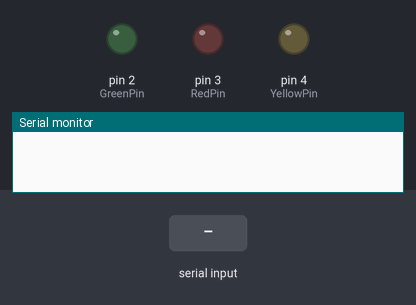
The sketch below on a simulated Arduino Uno, built with avr-gcc and run on an emulated ATmega328P. Shown: output pins drawn as LEDs (lit = HIGH), the last lines printed to the serial monitor. Dashed ring = blinking. Inputs (shaded band) come from the test bench.

Above: at 1.2 s.
1.3 s: "1" received over Serial
At 1.7 s:
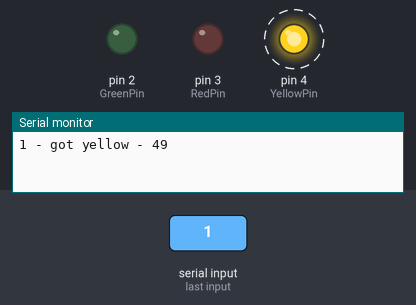
4.3 s: "2" received over Serial
At 4.7 s:
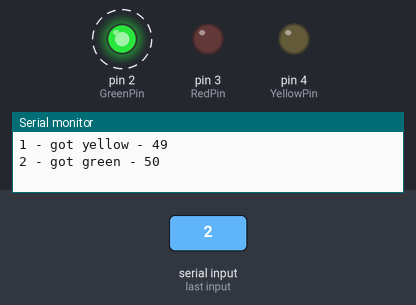
7.3 s: "3" received over Serial
At 7.7 s:
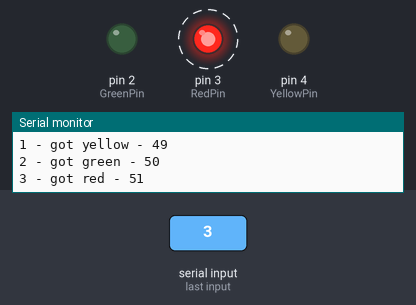
Timing chart, 0 to 11.3 s (numbered marks = the images above; inputs shaded):
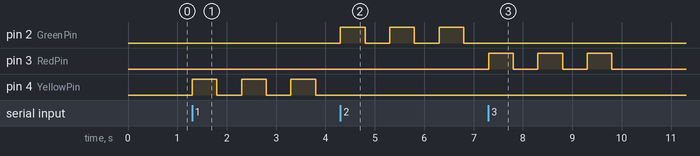

The sketch:

SelectLed.ino
```cpp
/*
Created:	11 / 14 / 2016 4 : 11 : 54 PM
Author : Sandra Muller
*/
int GreenPin = 2;
int RedPin = 3;
int YellowPin = 4;
int byteRead;

void setup()
{
	pinMode(GreenPin, OUTPUT);
	pinMode(RedPin, OUTPUT);
	pinMode(YellowPin, OUTPUT);
	//create a serial connection
	Serial.begin(9600);
}

void loop()
{
	if (Serial.available() > 0) {
		/* read the most recent byte */
		byteRead = Serial.read();
		/*ECHO the value that was read, back to the serial port. */
		Serial.write(byteRead);

		//test if the user selected green or red
		switch (byteRead)
		{
			case 49:
				//we got a 'yellow' from the app so turn on the digital pin
				Serial.write(" - got yellow - ");
				PrintBytes();
				for (int i = 0; i < 3; i++)
				{
					digitalWrite(YellowPin, HIGH);
					delay(500);
					digitalWrite(YellowPin, LOW);
					delay(500);
				}
				break;

			case 50:
				//we got a 'green' from the app so turn on the digital pin
				Serial.write(" - got green - ");
				PrintBytes();
				for (int i = 0; i < 3; i++)
				{
					digitalWrite(GreenPin, HIGH);
					delay(500);
					digitalWrite(GreenPin, LOW);
					delay(500);
				}
				break;

			case 51:
				//we got a 'red' from the app so turn on the digital pin
				Serial.write(" - got red - ");
				PrintBytes();
				for (int i = 0; i < 3; i++)
				{
					digitalWrite(RedPin, HIGH);
					delay(500);
					digitalWrite(RedPin, LOW);
					delay(500);
				}
				break;

			case 52:
				//incorrect input from app and "4" frm serial monitor
				Serial.write(" - Fatal error! Jokes, pick one of the LED options available to you... - ");
				PrintBytes();
				break;

			default:
				//incorrect input from serial monitor
				Serial.write(" - Error - ");
				PrintBytes();
				break;
		}

	}
}

void PrintBytes() {
	Serial.println(byteRead);
	Serial.println();
}
```

Measured:
- after the input at 1.3 s, pin 4 (YellowPin): alternates HIGH for 0.50 s and LOW for 0.50 s, starting at once
- after the input at 4.3 s, pin 2 (GreenPin): alternates HIGH for 0.50 s and LOW for 0.50 s, starting at once
- after the input at 7.3 s, pin 3 (RedPin): alternates HIGH for 0.50 s and LOW for 0.50 s, 6 changes in all, then stays LOW, starting at once
